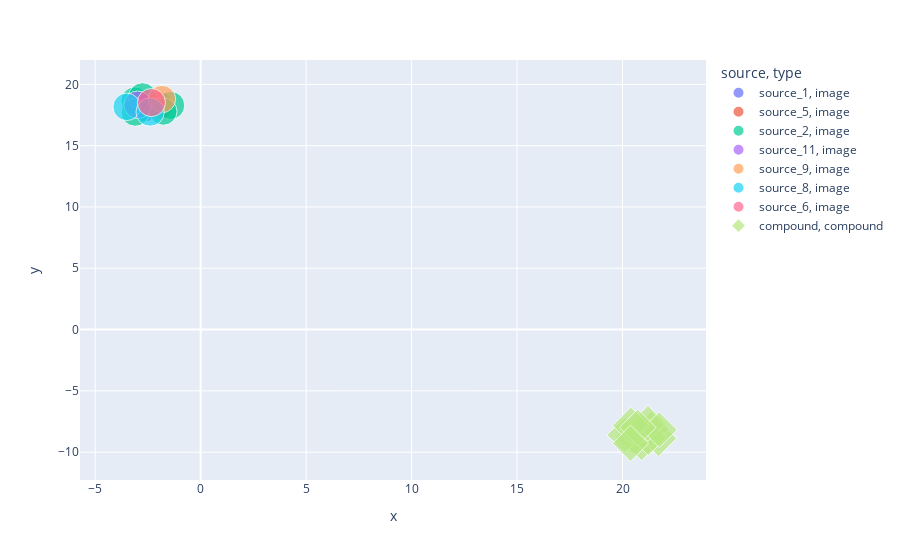

Notebook source saved alongside this figure:
### Code cell
simple.visualize_embeddings(predictions, False, False)

### Figure 1 — Plotly figure (JSON) as saved in the notebook; plotly's stock layout.template omitted (floating-point values rounded to 4 significant figures)
{"data": [{"customdata": [["source_1__Batch5_20221030__UL001783__Y33__4", 0, -0.05096]], "hovertemplate": "source=source_1<br>type=image<br>x=%{x}<br>y=%{y}<br>pos_sim=%{marker.size}<br>labels=%{customdata[0]}<br>pair_id=%{customdata[1]}<br>sim=%{customdata[2]}<extra></extra>", "legendgroup": "source_1, image", "marker": {"color": "#636efa", "size": [0.949], "sizemode": "area", "sizeref": 0.002515, "symbol": "circle"}, "mode": "markers", "name": "source_1, image", "orientation": "v", "showlegend": true, "type": "scatter", "x": [-2.67], "xaxis": "x", "y": [18.05], "yaxis": "y"}, {"customdata": [["source_5__JUMPCPE-20210813-Run21_20210817_031500__AEOJUM306__I07__6", 1, -0.03765]], "hovertemplate": "source=source_5<br>type=image<br>x=%{x}<br>y=%{y}<br>pos_sim=%{marker.size}<br>labels=%{customdata[0]}<br>pair_id=%{customdata[1]}<br>sim=%{customdata[2]}<extra></extra>", "legendgroup": "source_5, image", "marker": {"color": "#EF553B", "size": [0.9624], "sizemode": "area", "sizeref": 0.002515, "symbol": "circle"}, "mode": "markers", "name": "source_5, image", "orientation": "v", "showlegend": true, "type": "scatter", "x": [-1.952], "xaxis": "x", "y": [18.29], "yaxis": "y"}, {"customdata": [["source_2__20211003_Batch_13__1086289679__J15__6", 2, -0.02748], ["source_2__20210808_Batch_4__1086292747__O15__3", 4, -0.009715], ["source_2__20211003_Batch_13__1086289716__I10__2", 5, -0.04889], ["source_2__20210808_Batch_4__1086292853__A12__3", 6, -0.001127], ["source_2__20210808_Batch_4__1086292754__M08__2", 11, -0.01479]], "hovertemplate": "source=source_2<br>type=image<br>x=%{x}<br>y=%{y}<br>pos_sim=%{marker.size}<br>labels=%{customdata[0]}<br>pair_id=%{customdata[1]}<br>sim=%{customdata[2]}<extra></extra>", "legendgroup": "source_2, image", "marker": {"color": "#00cc96", "size": [0.9725, 0.9903, 0.9511, 0.9989, 0.9852], "sizemode": "area", "sizeref": 0.002515, "symbol": "circle"}, "mode": "markers", "name": "source_2, image", "orientation": "v", "showlegend": true, "type": "scatter", "x": [-3.124, -1.419, -1.773, -2.756, -3.105], "xaxis": "x", "y": [18.66, 18.29, 17.79, 18.99, 17.73], "yaxis": "y"}, {"customdata": [["source_11__Batch5__EC000080__N08__3", 3, -0.04045]], "hovertemplate": "source=source_11<br>type=image<br>x=%{x}<br>y=%{y}<br>pos_sim=%{marker.size}<br>labels=%{customdata[0]}<br>pair_id=%{customdata[1]}<br>sim=%{customdata[2]}<extra></extra>", "legendgroup": "source_11, image", "marker": {"color": "#ab63fa", "size": [0.9596], "sizemode": "area", "sizeref": 0.002515, "symbol": "circle"}, "mode": "markers", "name": "source_11, image", "orientation": "v", "showlegend": true, "type": "scatter", "x": [-2.985], "xaxis": "x", "y": [18.34], "yaxis": "y"}, {"customdata": [["source_9__20210825_Run6__GR00003391__W42__2", 7, -0.0494]], "hovertemplate": "source=source_9<br>type=image<br>x=%{x}<br>y=%{y}<br>pos_sim=%{marker.size}<br>labels=%{customdata[0]}<br>pair_id=%{customdata[1]}<br>sim=%{customdata[2]}<extra></extra>", "legendgroup": "source_9, image", "marker": {"color": "#FFA15A", "size": [0.9506], "sizemode": "area", "sizeref": 0.002515, "symbol": "circle"}, "mode": "markers", "name": "source_9, image", "orientation": "v", "showlegend": true, "type": "scatter", "x": [-1.837], "xaxis": "x", "y": [18.8], "yaxis": "y"}, {"customdata": [["source_8__J2__A1170478__D15__4", 8, -0.04667], ["source_8__J4__A1166170__B04__9", 10, 0.005871]], "hovertemplate": "source=source_8<br>type=image<br>x=%{x}<br>y=%{y}<br>pos_sim=%{marker.size}<br>labels=%{customdata[0]}<br>pair_id=%{customdata[1]}<br>sim=%{customdata[2]}<extra></extra>", "legendgroup": "source_8, image", "marker": {"color": "#19d3f3", "size": [0.9533, 1.006], "sizemode": "area", "sizeref": 0.002515, "symbol": "circle"}, "mode": "markers", "name": "source_8, image", "orientation": "v", "showlegend": true, "type": "scatter", "x": [-3.506, -2.396], "xaxis": "x", "y": [18.17, 17.74], "yaxis": "y"}, {"customdata": [["source_6__p210920CPU2OS48hw384exp028JUMP__110000296345__M19__9", 9, -0.003238]], "hovertemplate": "source=source_6<br>type=image<br>x=%{x}<br>y=%{y}<br>pos_sim=%{marker.size}<br>labels=%{customdata[0]}<br>pair_id=%{customdata[1]}<br>sim=%{customdata[2]}<extra></extra>", "legendgroup": "source_6, image", "marker": {"color": "#FF6692", "size": [0.9968], "sizemode": "area", "sizeref": 0.002515, "symbol": "circle"}, "mode": "markers", "name": "source_6, image", "orientation": "v", "showlegend": true, "type": "scatter", "x": [-2.335], "xaxis": "x", "y": [18.52], "yaxis": "y"}, {"customdata": [["InChI=1S/C10H10ClN3O2/c11-7-2-1-3-8(4-7)14-10(6-16)9(5-15)12-13-14/h1-4,15-16H,5-6H2", 0, -0.05096], ["InChI=1S/C10H10ClN3O2S2/c11-9-1-2-10(17-9)18(15,16)14-4-3-7-8(5-14)13-6-12-7/h1-2,6H,3-5H2,(H,12,13)", 1, -0.03765], ["InChI=1S/C10H10N2O3S2/c1-2-5-3-6-8(15)11-10(12-9(6)17-5)16-4-7(13)14/h3H,2,4H2,1H3,(H,13,14)(H,11,12,15)", 2, -0.02748], ["InChI=1S/C10H10N4O2/c1-16-10(15)8-9(11)13-14(12-8)7-5-3-2-4-6-7/h2-6H,1H3,(H2,11,13)", 3, -0.04045], ["InChI=1S/C10H10N4O2/c1-6-9(7(2)13-12-6)10-8(14(15)16)4-3-5-11-10/h3-5H,1-2H3,(H,12,13)", 4, -0.009715], ["InChI=1S/C10H10N4O3/c1-6-5-9(12-10(11-6)16-2)17-8-4-3-7(15)13-14-8/h3-5H,1-2H3,(H,13,15)", 5, -0.04889], ["InChI=1S/C10H10N4O4S2/c1-4-7(5(2)18-14-4)8(17)11-9-12-13-10(20-9)19-3-6(15)16/h3H2,1-2H3,(H,15,16)(H,11,12,17)", 6, -0.001127], ["InChI=1S/C10H10N6O4/c17-9(11-6-1-2-6)10-12-7(14-20-10)5-15-4-3-8(13-15)16(18)19/h3-4,6H,1-2,5H2,(H,11,17)", 7, -0.0494], ["InChI=1S/C10H10O2/c1-7(11)10-6-8-4-2-3-5-9(8)12-10/h2-7,11H,1H3", 8, -0.04667], ["InChI=1S/C10H11BrN4O/c1-6-9(11)7(2)15(13-6)10(16)8-4-5-12-14(8)3/h4-5H,1-3H3", 9, -0.003238], ["InChI=1S/C10H11BrN4O/c11-8-7-13-10-9(12-1-2-15(8)10)14-3-5-16-6-4-14/h1-2,7H,3-6H2", 10, 0.005871], ["InChI=1S/C10H11N3O2S3/c1-6(2)18(14,15)9-8(13)7(5-12)17-10(9)16-4-3-11/h6H,4,13H2,1-2H3", 11, -0.01479]], "hovertemplate": "source=compound<br>type=compound<br>x=%{x}<br>y=%{y}<br>pos_sim=%{marker.size}<br>labels=%{customdata[0]}<br>pair_id=%{customdata[1]}<br>sim=%{customdata[2]}<extra></extra>", "legendgroup": "compound, compound", "marker": {"color": "#B6E880", "size": [0.949, 0.9624, 0.9725, 0.9596, 0.9903, 0.9511, 0.9989, 0.9506, 0.9533, 0.9968, 1.006, 0.9852], "sizemode": "area", "sizeref": 0.002515, "symbol": "diamond"}, "mode": "markers", "name": "compound, compound", "orientation": "v", "showlegend": true, "type": "scatter", "x": [20.98, 20.5, 20.9, 20.11, 21.7, 21.36, 21.22, 21.21, 21.74, 20.39, 20.72, 20.38], "xaxis": "x", "y": [-8.338, -8.74, -9.229, -8.596, -8.876, -8.108, -8.784, -7.65, -8.173, -7.816, -7.996, -9.281], "yaxis": "y"}], "layout": {"legend": {"itemsizing": "constant", "title": {"text": "source, type"}, "tracegroupgap": 0}, "margin": {"t": 60}, "xaxis": {"anchor": "y", "domain": [0, 1], "title": {"text": "x"}}, "yaxis": {"anchor": "x", "domain": [0, 1], "title": {"text": "y"}}}}
